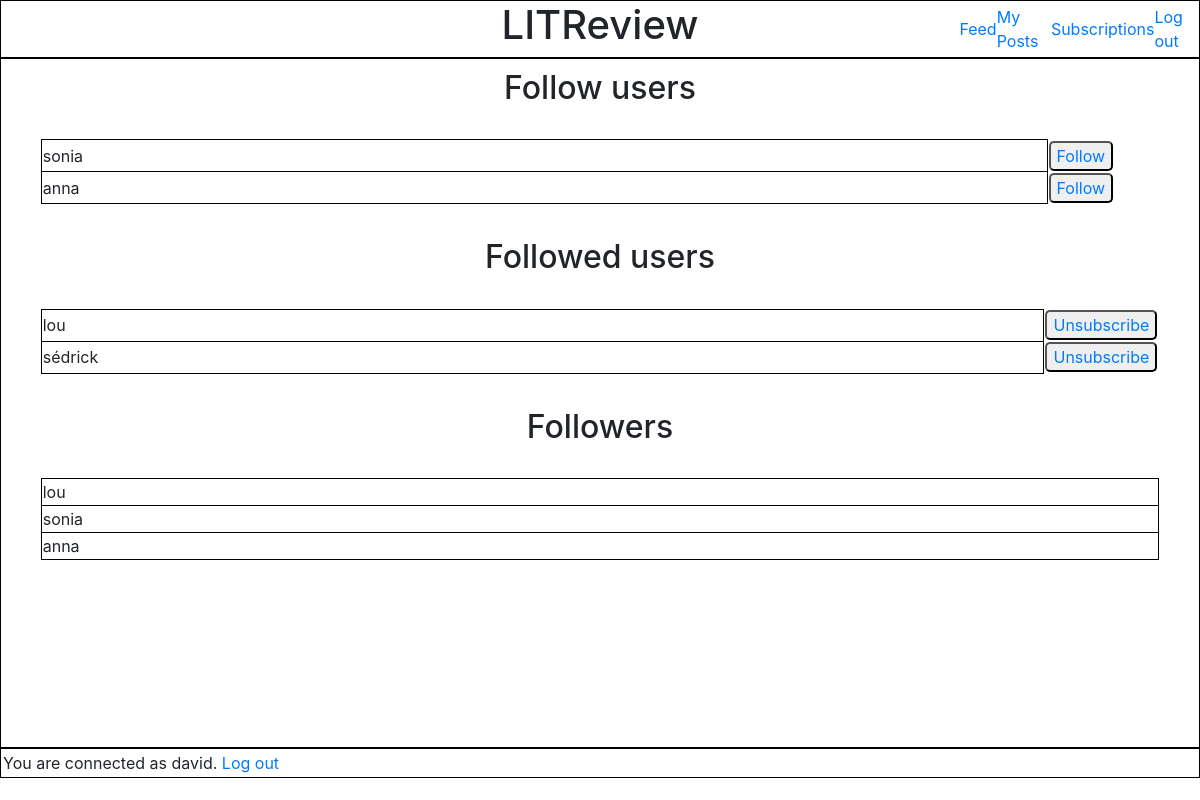
Before: /subscription_page/ (signed in) with the older database file.
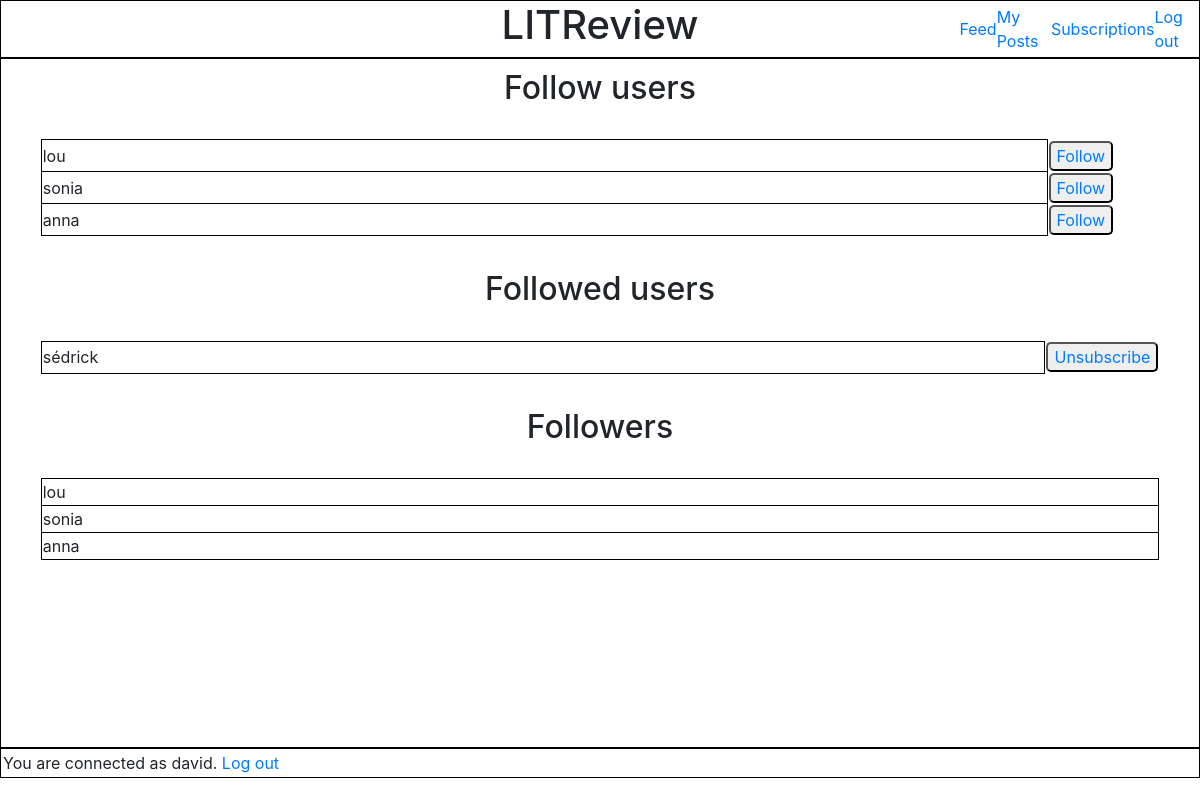
After: the same page with the newer database file.
### authentication/models.py (models this page shows)
class User(AbstractUser):
    username = models.CharField(max_length=20, unique=True)
    USERNAME_FIELD = 'username'

### feedapp/models.py (models this page shows)
class UserFollows(models.Model):
    user = models.ForeignKey(to=settings.AUTH_USER_MODEL, on_delete=models.CASCADE)
    followed_user = models.ForeignKey(to=settings.AUTH_USER_MODEL, on_delete=models.CASCADE, related_name='followed_by')
    class Meta:
        unique_together = ('user', 'followed_user')
        constraints = [models.CheckConstraint(check=~models.Q(user=models.F('followed_user')), name='no_self_follow')]

### feedapp/views.py (the view)
# urls.py: path('subscription_page/', follow_user, name='subscription_page'),
@login_required
def follow_user(request):
    followed_users = models.UserFollows.objects.filter(user=request.user)
    followers = models.UserFollows.objects.filter(followed_user=request.user)
    users_to_follow = authentication.models.User.objects.exclude(Q(id=request.user.id) |
                                                                 Q(id__in=followed_users.values('followed_user')))
    return render(request, 'feedapp/subscription_page.html', context={'followed_users': followed_users,
                                                                      'followers': followers,
                                                                      'users_to_follow': users_to_follow})

### feedapp/templates/feedapp/subscription_page.html
{% extends 'base.html' %}
    {% block content %}
    <div class="main_content" id="main_content_subscription">
        <div class="follow_block" id="follow_users">
            <h2>Follow users</h2>
            <br>
            <table>
                {% for user_to_follow in users_to_follow %}
                    <tr>
                        <td class="user">
                            {{ user_to_follow.username }}
                        </td>
                        <td>
                            <button type="submit">
                                <a href="{% url 'subscription' user_to_follow.id %}">Follow</a>
                            </button>
                        </td>
                    </tr>
                {% endfor %}
            </table>
        </div>
        <br>
        <div class="follow_block" id="followed_users">
            <h2>Followed users</h2>
            <br>
            <table>
                {% for user_followed in followed_users %}
                    <tr>
                        <td class="user">{{ user_followed.followed_user.username }}</td>
                        <td>
                            <button type="submit">
                                <a href="{% url 'unsubscription_page' user_followed.followed_user.id %}">Unsubscribe</a>
                            </button>
                        </td>
                    </tr>
                {% endfor %}
            </table>
        </div>
        <br>
        <div class="follow_block" id="followers">
            <h2>Followers</h2>
            <br>
            <table>
                {% for follower in followers %}
                <tr>
                    <td class="user">{{ follower.user.username }}</td>
                </tr>
                {% endfor %}
            </table>
        </div>
    </div>
    {% endblock content %}

Changed rows visible on the page:
removed UserFollows: followed_user.username "lou", shown under "Followed users"
now on this page (row unchanged): User: username "lou"
